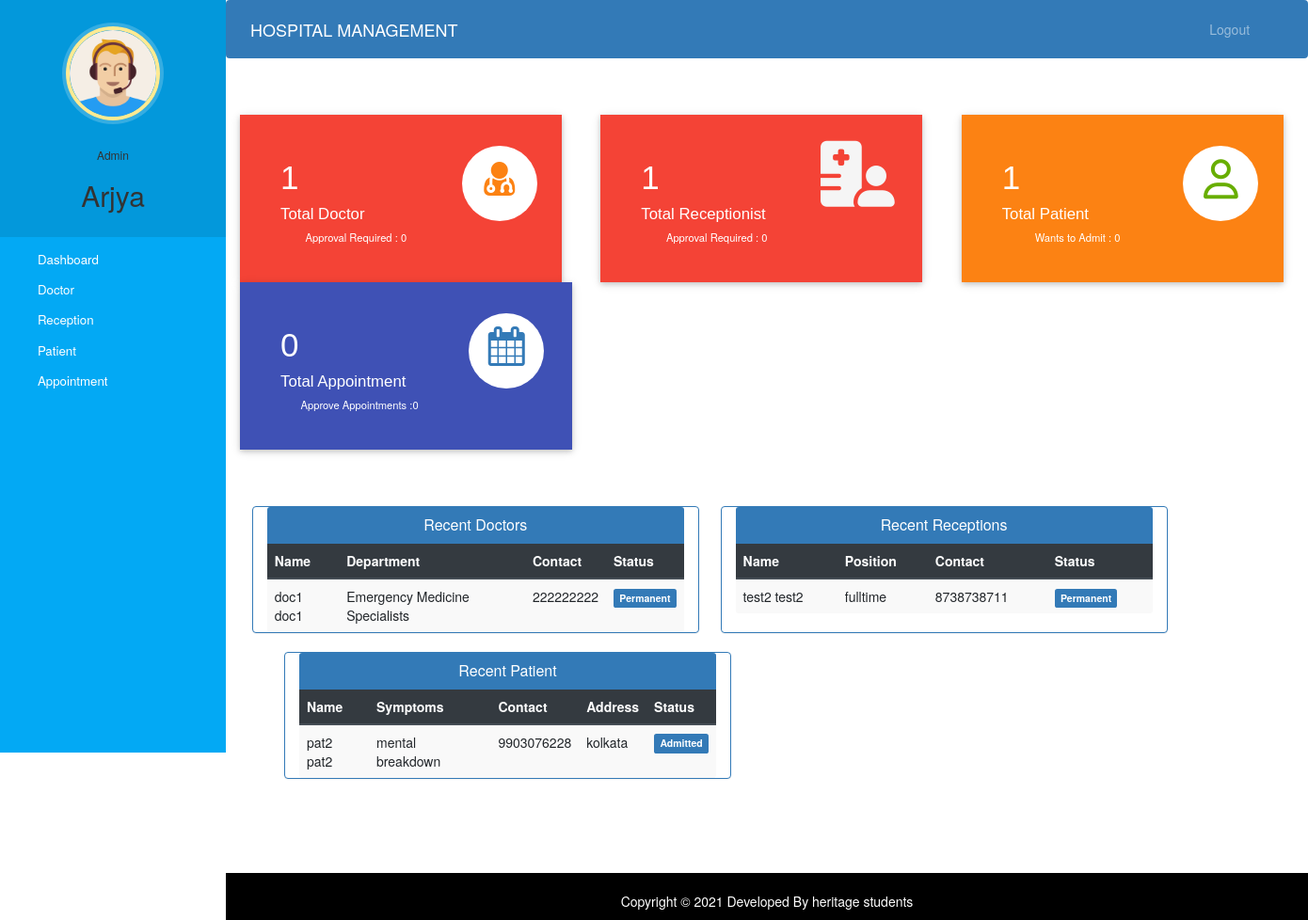
/admin-dashboard (signed in), run on an earlier commit of the app's database.
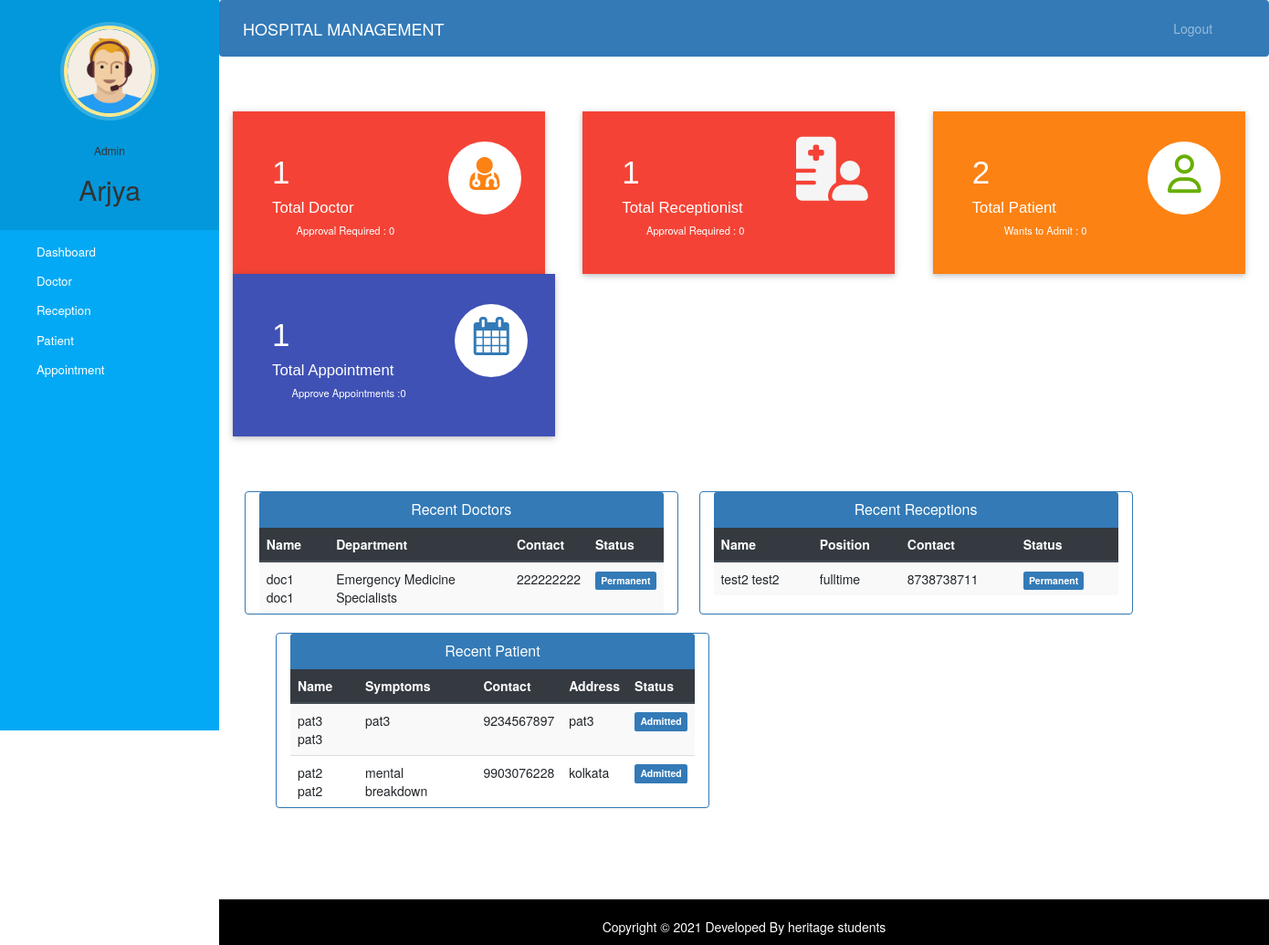
And on a later commit of the database.
### hospital/models.py (models this page shows, shortened)
class Doctor(models.Model):
    user=models.OneToOneField(User,on_delete=models.CASCADE)
    profile_pic= models.ImageField(upload_to='profile_pic/DoctorProfilePic/',null=True,blank=True)
    address = models.CharField(max_length=40)
    mobile = models.CharField(max_length=20,null=True)
    department= models.CharField(max_length=50,choices=departments,default='Cardiologist')
    status=models.BooleanField(default=False)
    @property
    def get_name(self):
        return self.user.first_name+" "+self.user.last_name

class Reception(models.Model):
    user=models.OneToOneField(User,on_delete=models.CASCADE)
    profile_pic=models.ImageField(upload_to='profile_pic/ReceptionProfilePic/',null=True,blank=True)
    address=models.CharField(max_length=40)
    mobile=models.CharField(max_length=20,null=True)
    position= models.CharField(max_length=50,choices=positions,default='fulltime')
    status=models.BooleanField(default=False)
    @property
    def get_name(self):
        return self.user.first_name+" "+self.user.last_name

class Patient(models.Model):
    user=models.OneToOneField(User,on_delete=models.CASCADE)
    profile_pic= models.ImageField(upload_to='profile_pic/PatientProfilePic/',null=True,blank=True)
    address = models.CharField(max_length=40)
    mobile = models.CharField(max_length=20,null=False)
    symptoms = models.CharField(max_length=100,null=False)
    assignedDoctorId = models.PositiveIntegerField(null=True)
    admitDate=models.DateField(auto_now=True)
    status=models.BooleanField(default=False)
    @property
    def get_name(self):
        return self.user.first_name+" "+self.user.last_name

### hospital/views.py (the view)
# urls.py: path('admin-dashboard', views.admin_dashboard_view,name='admin-dashboard'),
@login_required(login_url='adminlogin')
@user_passes_test(is_admin)
def admin_dashboard_view(request):
    doctors=models.Doctor.objects.all().order_by('-id')
    receptions=models.Reception.objects.all().order_by('-id')
    patients=models.Patient.objects.all().order_by('-id')
    doctorcount=models.Doctor.objects.all().filter(status=True).count()
    pendingdoctorcount=models.Doctor.objects.all().filter(status=False).count()
    receptioncount=models.Reception.objects.all().filter(status=True).count()
    pendingreceptioncount=models.Reception.objects.all().filter(status=False).count()
    patientcount=models.Patient.objects.all().filter(status=True).count()
    pendingpatientcount=models.Patient.objects.all().filter(status=False).count()
    appointmentcount=models.Appointment.objects.all().filter(status=True).count()
    pendingappointmentcount=models.Appointment.objects.all().filter(status=False).count()
    mydict={
    'doctors':doctors,
    'receptions':receptions,
    'patients':patients,
    'doctorcount':doctorcount,
    'pendingdoctorcount':pendingdoctorcount,
    'receptioncount':receptioncount,
    'pendingreceptioncount':pendingreceptioncount,
    'patientcount':patientcount,
    'pendingpatientcount':pendingpatientcount,
    'appointmentcount':appointmentcount,
    'pendingappointmentcount':pendingappointmentcount,
    }
    return render(request,'hospital/admin_dashboard.html',context=mydict)

### hospital/views.py (called while the page is built)
def is_admin(user):
    return user.groups.filter(name='ADMIN').exists()

### templates/hospital/admin_dashboard.html
{% extends 'hospital/admin_base.html' %}
{% load static %}
{% block content %}
{%include 'hospital/admin_dashboard_cards.html'%}
<br><br><br>
<div class="container">
  <div class="row">
    <div class="panel panel-primary col-md-5" style="margin-left:2%;">
      <div class="panel-heading" style="text-align:center;">
        <h6 class="panel-title">Recent Doctors</h6>
      </div>
      <table class="table table-hover table-striped" id="dev-table">
        <thead class="thead-dark">
          <tr>
            <th>Name</th>
            <th>Department</th>
            <th>Contact</th>
            <th>Status</th>
          </tr>
        </thead>
        {% for d in doctors %}
        <tr>
          <td> {{d.get_name}}</td>
          <td>{{d.department}}</td>
          <td>{{d.mobile}}</td>
          {%if d.status%}
          <td> <span class="label label-primary">Permanent</span></td>
          {% else %}
          <td> <span class="label label-success">On Hold</span></td>
          {% endif %}
        </tr>
        {% endfor %}
      </table>
    </div>
    <div class="panel panel-primary col-md-5" style="margin-left:2%;">
      <div class="panel-heading" style="text-align:center;">
        <h6 class="panel-title">Recent Receptions</h6>
      </div>
      <table class="table table-hover table-striped" id="dev-table">
        <thead class="thead-dark">
          <tr>
            <th>Name</th>
            <th>Position</th>
            <th>Contact</th>
            <th>Status</th>
          </tr>
        </thead>
        {% for r in receptions %}
        <tr>
          <td> {{r.get_name}}</td>
          <td>{{r.position}}</td>
          <td>{{r.mobile}}</td>
          {%if r.status%}
          <td> <span class="label label-primary">Permanent</span></td>
          {% else %}
          <td> <span class="label label-success">On Hold</span></td>
          {% endif %}
        </tr>
        {% endfor %}
      </table>
    </div>
    <div class="panel panel-primary col-md-5" style="margin-left:5%;">
      <div class="panel-heading" style="text-align:center;">
        <h6 class="panel-title">Recent Patient</h6>
      </div>
      <table class="table table-hover table-striped" id="dev-table">
        <thead class="thead-dark">
          <tr>
            <th>Name</th>
            <th>Symptoms</th>
            <th>Contact</th>
            <th>Address</th>
            <th>Status</th>
          </tr>
        </thead>
        {% for p in patients %}
        <tr>
          <td> {{p.get_name}}</td>
          <td>{{p.symptoms}}</td>
          <td>{{p.mobile}}</td>
          <td>{{p.address}}</td>
          {%if p.status%}
          <td> <span class="label label-primary">Admitted</span></td>
          {% else %}
          <td> <span class="label label-success">On Hold</span></td>
          {% endif %}
        </tr>
        {% endfor %}
      </table>
    </div>
  </div>
</div>
{% endblock content %}

What changed in the data, as far as the page shows it:
added Patient: get_name "pat3 pat3", symptoms "pat3", mobile "9234567897", address "pat3", status "Admitted"
Also different on the page:
{{ patientcount }}: "1" → "2"
{{ appointmentcount }}: "0" → "1"
